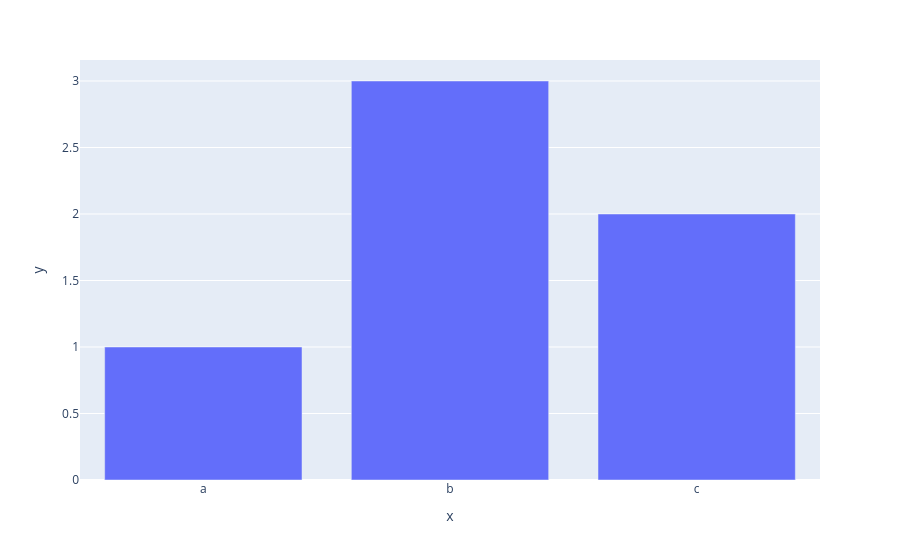

Notebook code cell kept with this figure:
### Markdown cell above
### Trying to chart with plotly just in case it's more helpful.

While seaborn can get the job done, I want to try using plotly to make my line chart, in case it feeds off of the D3 power enough to scale the x-axis `date_collection_datetime` variable in a way that makes sense.

### Code cell
# The following is one of plotly's sample bar charts as a way to quickly show it working
fig = px.bar(x=["a", "b", "c"], y=[1, 3, 2])
fig.show()

### Figure 1 — Plotly figure (JSON) as saved in the notebook; plotly's stock layout.template omitted (floating-point values rounded to 4 significant figures)
{"data": [{"hovertemplate": "x=%{x}<br>y=%{y}<extra></extra>", "legendgroup": "", "marker": {"color": "#636efa", "pattern": {"shape": ""}}, "name": "", "orientation": "v", "showlegend": false, "textposition": "auto", "type": "bar", "x": ["a", "b", "c"], "xaxis": "x", "y": [1, 3, 2], "yaxis": "y"}], "layout": {"barmode": "relative", "legend": {"tracegroupgap": 0}, "margin": {"t": 60}, "xaxis": {"anchor": "y", "domain": [0, 1], "title": {"text": "x"}}, "yaxis": {"anchor": "x", "domain": [0, 1], "title": {"text": "y"}}}}
